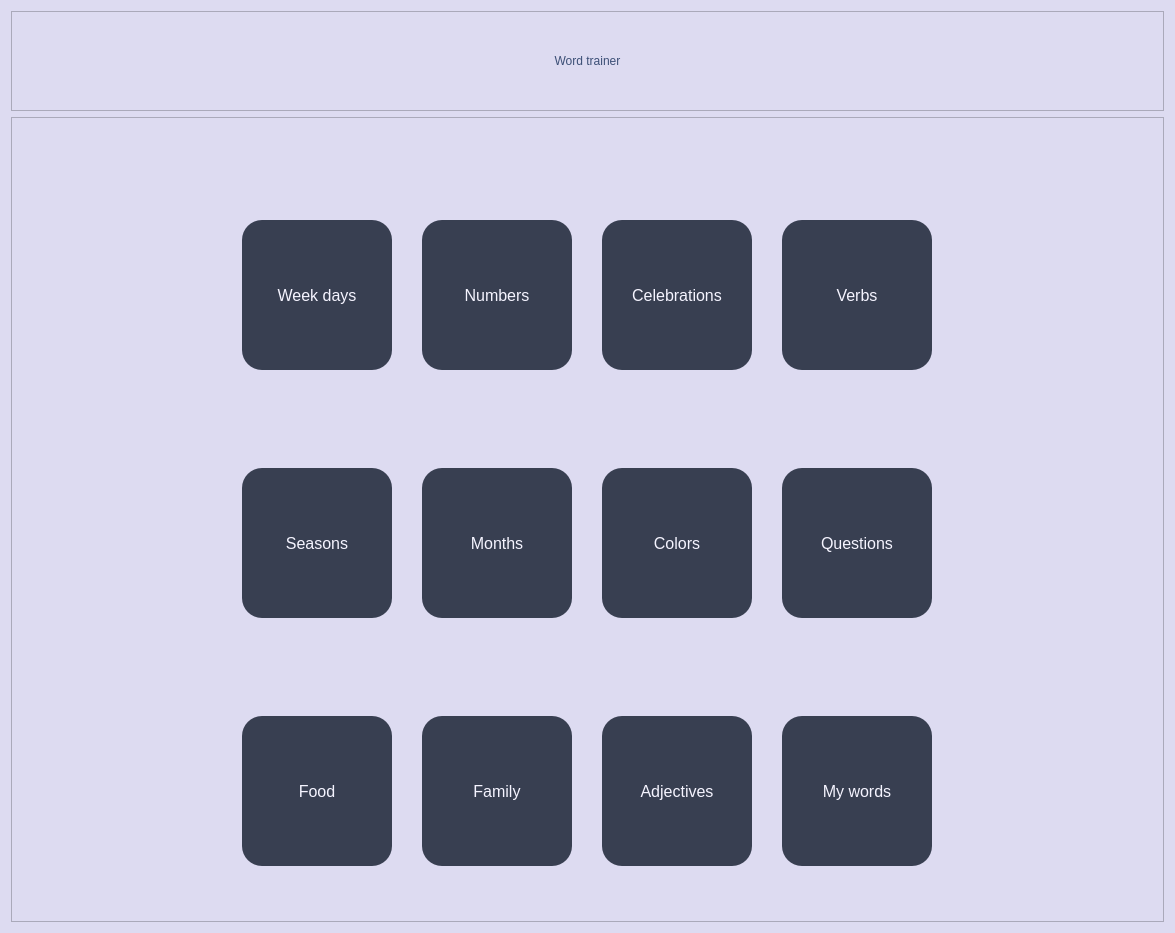
<?xml version="1.0" encoding="UTF-8"?>
<ui version="4.0">
    <class>Dialog</class>
    <widget class="QDialog" name="Dialog">
        <property name="geometry">
            <rect>
                <x>0</x>
                <y>0</y>
                <width>1175</width>
                <height>933</height>
            </rect>
        </property>
        <property name="windowTitle">
            <string>Dialog</string>
        </property>
        <property name="styleSheet">
            <string notr="true">background-color: #DDDBF1
            </string>
        </property>
        <layout class="QVBoxLayout" name="verticalLayout">
            <item>
                <widget class="QFrame" name="frame">
                    <property name="sizePolicy">
                        <sizepolicy hsizetype="Preferred" vsizetype="Minimum">
                            <horstretch>0</horstretch>
                            <verstretch>0</verstretch>
                        </sizepolicy>
                    </property>
                    <property name="minimumSize">
                        <size>
                            <width>0</width>
                            <height>100</height>
                        </size>
                    </property>
                    <property name="frameShape">
                        <enum>QFrame::StyledPanel</enum>
                    </property>
                    <property name="frameShadow">
                        <enum>QFrame::Raised</enum>
                    </property>
                    <layout class="QVBoxLayout" name="verticalLayout_2">
                        <item>
                            <widget class="QLabel" name="label">
                                <property name="styleSheet">
                                    <string notr="true">font: 63 20pt &quot;Yu Gothic UI Semibold&quot;; color:
                                        #3C4F76
                                    </string>
                                </property>
                                <property name="text">
                                    <string>Word trainer</string>
                                </property>
                                <property name="alignment">
                                    <set>Qt::AlignCenter</set>
                                </property>
                            </widget>
                        </item>
                    </layout>
                </widget>
            </item>
            <item>
                <widget class="QFrame" name="frame_2">
                    <property name="sizePolicy">
                        <sizepolicy hsizetype="Preferred" vsizetype="Expanding">
                            <horstretch>0</horstretch>
                            <verstretch>0</verstretch>
                        </sizepolicy>
                    </property>
                    <property name="styleSheet">
                        <string notr="true"/>
                    </property>
                    <property name="frameShape">
                        <enum>QFrame::StyledPanel</enum>
                    </property>
                    <property name="frameShadow">
                        <enum>QFrame::Raised</enum>
                    </property>
                    <layout class="QHBoxLayout" name="horizontalLayout">
                        <item>
                            <layout class="QGridLayout" name="container">
                                <property name="spacing">
                                    <number>30</number>
                                </property>
                                <item row="1" column="2">
                                    <widget class="QPushButton" name="colors">
                                        <property name="sizePolicy">
                                            <sizepolicy hsizetype="Minimum" vsizetype="Minimum">
                                                <horstretch>0</horstretch>
                                                <verstretch>0</verstretch>
                                            </sizepolicy>
                                        </property>
                                        <property name="minimumSize">
                                            <size>
                                                <width>150</width>
                                                <height>150</height>
                                            </size>
                                        </property>
                                        <property name="maximumSize">
                                            <size>
                                                <width>100</width>
                                                <height>100</height>
                                            </size>
                                        </property>
                                        <property name="font">
                                            <font>
                                                <pointsize>12</pointsize>
                                            </font>
                                        </property>
                                        <property name="cursor">
                                            <cursorShape>PointingHandCursor</cursorShape>
                                        </property>
                                        <property name="styleSheet">
                                            <string notr="true">background-color: #383F51; border-radius : 20; border:
                                                none; color: rgb(245, 244, 255)
                                            </string>
                                        </property>
                                        <property name="text">
                                            <string>Colors</string>
                                        </property>
                                    </widget>
                                </item>
                                <item row="0" column="0">
                                    <widget class="QPushButton" name="week_days">
                                        <property name="sizePolicy">
                                            <sizepolicy hsizetype="Minimum" vsizetype="Minimum">
                                                <horstretch>0</horstretch>
                                                <verstretch>0</verstretch>
                                            </sizepolicy>
                                        </property>
                                        <property name="minimumSize">
                                            <size>
                                                <width>150</width>
                                                <height>150</height>
                                            </size>
                                        </property>
                                        <property name="maximumSize">
                                            <size>
                                                <width>100</width>
                                                <height>100</height>
                                            </size>
                                        </property>
                                        <property name="font">
                                            <font>
                                                <pointsize>12</pointsize>
                                            </font>
                                        </property>
                                        <property name="cursor">
                                            <cursorShape>PointingHandCursor</cursorShape>
                                        </property>
                                        <property name="styleSheet">
                                            <string notr="true">background-color: #383F51; border-radius : 20; border:
                                                none; color: rgb(245, 244, 255)
                                            </string>
                                        </property>
                                        <property name="text">
                                            <string>Week days</string>
                                        </property>
                                    </widget>
                                </item>
                                <item row="2" column="0">
                                    <widget class="QPushButton" name="food">
                                        <property name="sizePolicy">
                                            <sizepolicy hsizetype="Minimum" vsizetype="Minimum">
                                                <horstretch>0</horstretch>
                                                <verstretch>0</verstretch>
                                            </sizepolicy>
                                        </property>
                                        <property name="minimumSize">
                                            <size>
                                                <width>150</width>
                                                <height>150</height>
                                            </size>
                                        </property>
                                        <property name="maximumSize">
                                            <size>
                                                <width>100</width>
                                                <height>100</height>
                                            </size>
                                        </property>
                                        <property name="font">
                                            <font>
                                                <pointsize>12</pointsize>
                                            </font>
                                        </property>
                                        <property name="cursor">
                                            <cursorShape>PointingHandCursor</cursorShape>
                                        </property>
                                        <property name="styleSheet">
                                            <string notr="true">background-color: #383F51; border-radius : 20; border:
                                                none; color: rgb(245, 244, 255)
                                            </string>
                                        </property>
                                        <property name="text">
                                            <string>Food</string>
                                        </property>
                                    </widget>
                                </item>
                                <item row="1" column="3">
                                    <widget class="QPushButton" name="questions">
                                        <property name="sizePolicy">
                                            <sizepolicy hsizetype="Minimum" vsizetype="Minimum">
                                                <horstretch>0</horstretch>
                                                <verstretch>0</verstretch>
                                            </sizepolicy>
                                        </property>
                                        <property name="minimumSize">
                                            <size>
                                                <width>150</width>
                                                <height>150</height>
                                            </size>
                                        </property>
                                        <property name="maximumSize">
                                            <size>
                                                <width>100</width>
                                                <height>100</height>
                                            </size>
                                        </property>
                                        <property name="font">
                                            <font>
                                                <pointsize>12</pointsize>
                                            </font>
                                        </property>
                                        <property name="cursor">
                                            <cursorShape>PointingHandCursor</cursorShape>
                                        </property>
                                        <property name="styleSheet">
                                            <string notr="true">background-color: #383F51; border-radius : 20; border:
                                                none; color: rgb(245, 244, 255)
                                            </string>
                                        </property>
                                        <property name="text">
                                            <string>Questions</string>
                                        </property>
                                    </widget>
                                </item>
                                <item row="0" column="1">
                                    <widget class="QPushButton" name="numbers">
                                        <property name="sizePolicy">
                                            <sizepolicy hsizetype="Minimum" vsizetype="Minimum">
                                                <horstretch>0</horstretch>
                                                <verstretch>0</verstretch>
                                            </sizepolicy>
                                        </property>
                                        <property name="minimumSize">
                                            <size>
                                                <width>150</width>
                                                <height>150</height>
                                            </size>
                                        </property>
                                        <property name="maximumSize">
                                            <size>
                                                <width>100</width>
                                                <height>100</height>
                                            </size>
                                        </property>
                                        <property name="font">
                                            <font>
                                                <pointsize>12</pointsize>
                                            </font>
                                        </property>
                                        <property name="cursor">
                                            <cursorShape>PointingHandCursor</cursorShape>
                                        </property>
                                        <property name="styleSheet">
                                            <string notr="true">background-color: #383F51; border-radius : 20; border:
                                                none; color: rgb(245, 244, 255)
                                            </string>
                                        </property>
                                        <property name="text">
                                            <string>Numbers</string>
                                        </property>
                                    </widget>
                                </item>
                                <item row="1" column="1">
                                    <widget class="QPushButton" name="months">
                                        <property name="sizePolicy">
                                            <sizepolicy hsizetype="Expanding" vsizetype="Expanding">
                                                <horstretch>0</horstretch>
                                                <verstretch>0</verstretch>
                                            </sizepolicy>
                                        </property>
                                        <property name="minimumSize">
                                            <size>
                                                <width>150</width>
                                                <height>150</height>
                                            </size>
                                        </property>
                                        <property name="maximumSize">
                                            <size>
                                                <width>100</width>
                                                <height>100</height>
                                            </size>
                                        </property>
                                        <property name="font">
                                            <font>
                                                <pointsize>12</pointsize>
                                            </font>
                                        </property>
                                        <property name="cursor">
                                            <cursorShape>PointingHandCursor</cursorShape>
                                        </property>
                                        <property name="styleSheet">
                                            <string notr="true">background-color: #383F51; border-radius : 20; border:
                                                none; color: rgb(245, 244, 255)
                                            </string>
                                        </property>
                                        <property name="text">
                                            <string>Months</string>
                                        </property>
                                    </widget>
                                </item>
                                <item row="0" column="3">
                                    <widget class="QPushButton" name="verbs">
                                        <property name="sizePolicy">
                                            <sizepolicy hsizetype="Minimum" vsizetype="Minimum">
                                                <horstretch>0</horstretch>
                                                <verstretch>0</verstretch>
                                            </sizepolicy>
                                        </property>
                                        <property name="minimumSize">
                                            <size>
                                                <width>150</width>
                                                <height>150</height>
                                            </size>
                                        </property>
                                        <property name="maximumSize">
                                            <size>
                                                <width>100</width>
                                                <height>100</height>
                                            </size>
                                        </property>
                                        <property name="font">
                                            <font>
                                                <pointsize>12</pointsize>
                                            </font>
                                        </property>
                                        <property name="cursor">
                                            <cursorShape>PointingHandCursor</cursorShape>
                                        </property>
                                        <property name="styleSheet">
                                            <string notr="true">background-color: #383F51; border-radius : 20; border:
                                                none; color: rgb(245, 244, 255)
                                            </string>
                                        </property>
                                        <property name="text">
                                            <string>Verbs</string>
                                        </property>
                                    </widget>
                                </item>
                                <item row="1" column="0">
                                    <widget class="QPushButton" name="seasons">
                                        <property name="sizePolicy">
                                            <sizepolicy hsizetype="Minimum" vsizetype="Minimum">
                                                <horstretch>0</horstretch>
                                                <verstretch>0</verstretch>
                                            </sizepolicy>
                                        </property>
                                        <property name="minimumSize">
                                            <size>
                                                <width>150</width>
                                                <height>150</height>
                                            </size>
                                        </property>
                                        <property name="maximumSize">
                                            <size>
                                                <width>100</width>
                                                <height>100</height>
                                            </size>
                                        </property>
                                        <property name="font">
                                            <font>
                                                <pointsize>12</pointsize>
                                            </font>
                                        </property>
                                        <property name="cursor">
                                            <cursorShape>PointingHandCursor</cursorShape>
                                        </property>
                                        <property name="styleSheet">
                                            <string notr="true">background-color: #383F51; border-radius : 20; border:
                                                none; color: rgb(245, 244, 255)
                                            </string>
                                        </property>
                                        <property name="text">
                                            <string>Seasons</string>
                                        </property>
                                    </widget>
                                </item>
                                <item row="2" column="2">
                                    <widget class="QPushButton" name="adjectives">
                                        <property name="sizePolicy">
                                            <sizepolicy hsizetype="Minimum" vsizetype="Minimum">
                                                <horstretch>0</horstretch>
                                                <verstretch>0</verstretch>
                                            </sizepolicy>
                                        </property>
                                        <property name="minimumSize">
                                            <size>
                                                <width>150</width>
                                                <height>150</height>
                                            </size>
                                        </property>
                                        <property name="maximumSize">
                                            <size>
                                                <width>100</width>
                                                <height>100</height>
                                            </size>
                                        </property>
                                        <property name="font">
                                            <font>
                                                <pointsize>12</pointsize>
                                            </font>
                                        </property>
                                        <property name="cursor">
                                            <cursorShape>PointingHandCursor</cursorShape>
                                        </property>
                                        <property name="styleSheet">
                                            <string notr="true">background-color: #383F51; border-radius : 20; border:
                                                none; color: rgb(245, 244, 255)
                                            </string>
                                        </property>
                                        <property name="text">
                                            <string>Adjectives</string>
                                        </property>
                                    </widget>
                                </item>
                                <item row="2" column="1">
                                    <widget class="QPushButton" name="family">
                                        <property name="sizePolicy">
                                            <sizepolicy hsizetype="Minimum" vsizetype="Minimum">
                                                <horstretch>0</horstretch>
                                                <verstretch>0</verstretch>
                                            </sizepolicy>
                                        </property>
                                        <property name="minimumSize">
                                            <size>
                                                <width>150</width>
                                                <height>150</height>
                                            </size>
                                        </property>
                                        <property name="maximumSize">
                                            <size>
                                                <width>100</width>
                                                <height>100</height>
                                            </size>
                                        </property>
                                        <property name="font">
                                            <font>
                                                <pointsize>12</pointsize>
                                            </font>
                                        </property>
                                        <property name="cursor">
                                            <cursorShape>PointingHandCursor</cursorShape>
                                        </property>
                                        <property name="styleSheet">
                                            <string notr="true">background-color: #383F51; border-radius : 20; border:
                                                none; color: rgb(245, 244, 255)
                                            </string>
                                        </property>
                                        <property name="text">
                                            <string>Family</string>
                                        </property>
                                    </widget>
                                </item>
                                <item row="0" column="2">
                                    <widget class="QPushButton" name="celebrations">
                                        <property name="sizePolicy">
                                            <sizepolicy hsizetype="Minimum" vsizetype="Minimum">
                                                <horstretch>0</horstretch>
                                                <verstretch>0</verstretch>
                                            </sizepolicy>
                                        </property>
                                        <property name="minimumSize">
                                            <size>
                                                <width>150</width>
                                                <height>150</height>
                                            </size>
                                        </property>
                                        <property name="maximumSize">
                                            <size>
                                                <width>100</width>
                                                <height>100</height>
                                            </size>
                                        </property>
                                        <property name="font">
                                            <font>
                                                <pointsize>12</pointsize>
                                            </font>
                                        </property>
                                        <property name="cursor">
                                            <cursorShape>PointingHandCursor</cursorShape>
                                        </property>
                                        <property name="styleSheet">
                                            <string notr="true">background-color: #383F51; border-radius : 20; border:
                                                none; color: rgb(245, 244, 255)
                                            </string>
                                        </property>
                                        <property name="text">
                                            <string>Celebrations</string>
                                        </property>
                                    </widget>
                                </item>
                                <item row="2" column="3">
                                    <widget class="QPushButton" name="custom">
                                        <property name="sizePolicy">
                                            <sizepolicy hsizetype="Minimum" vsizetype="Minimum">
                                                <horstretch>0</horstretch>
                                                <verstretch>0</verstretch>
                                            </sizepolicy>
                                        </property>
                                        <property name="minimumSize">
                                            <size>
                                                <width>150</width>
                                                <height>150</height>
                                            </size>
                                        </property>
                                        <property name="maximumSize">
                                            <size>
                                                <width>100</width>
                                                <height>100</height>
                                            </size>
                                        </property>
                                        <property name="font">
                                            <font>
                                                <pointsize>12</pointsize>
                                            </font>
                                        </property>
                                        <property name="cursor">
                                            <cursorShape>PointingHandCursor</cursorShape>
                                        </property>
                                        <property name="styleSheet">
                                            <string notr="true">background-color: #383F51; border-radius : 20; border:
                                                none; color: rgb(245, 244, 255)
                                            </string>
                                        </property>
                                        <property name="text">
                                            <string>My words</string>
                                        </property>
                                    </widget>
                                </item>
                            </layout>
                        </item>
                    </layout>
                </widget>
            </item>
        </layout>
    </widget>
    <resources/>
    <connections/>
</ui>
